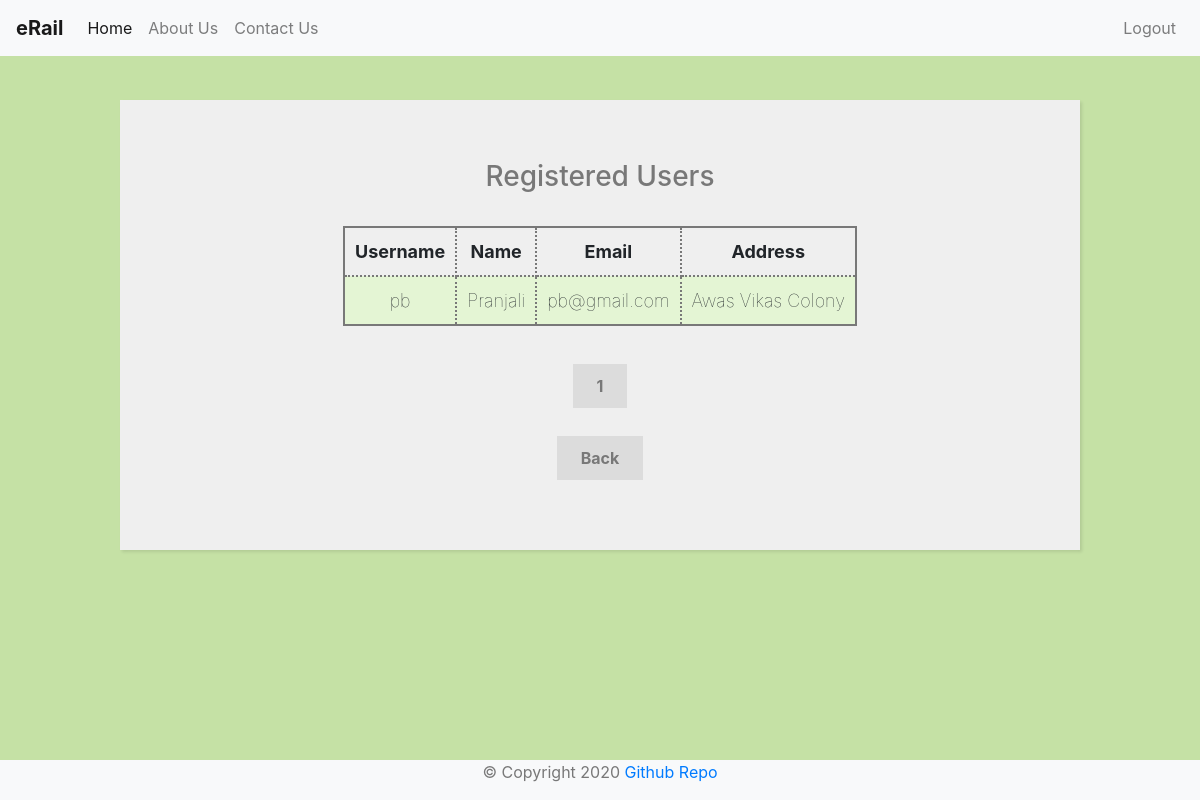
Screenshot of /view-users.php (signed in) with the database file from the repository.
### tables this page shows
CREATE TABLE `user` (
  `username` varchar(50) NOT NULL,
  `name` varchar(50) NOT NULL,
  `email` varchar(50) NOT NULL,
  `address` varchar(128) NOT NULL,
  `password` varchar(50) NOT NULL
);

### template/pagination.php (called while the page is built)
<?php
    $results_per_page = 5;
    $result = $conn->query($sql);
    $number_of_result = $result->num_rows;
    $number_of_page = ceil ($number_of_result / $results_per_page);
    if (!isset ($_GET['page']) ) {
        $page = 1;
    } else {
        $page = $_GET['page'];
    }
    $page_first_result = ($page-1) * $results_per_page;
?>

### view-users.php (the view, shortened to what this page needs)
<?php
    include "config/connection.php";
    $sql = "SELECT * FROM user";
    include "template/pagination.php";
    $sql = "SELECT *FROM user LIMIT " . $page_first_result . ',' . $results_per_page;
    $result = $conn->query($sql);
?>
<!DOCTYPE html>
<html lang="en">
<head>
</head>
<?php include "template/header-name.php" ?>
<div style="margin-top:100px;">
<form style="width: 80%;">
    <h3 class="heading">Registered Users</h3> <br>
    <section>
        <table>
            <tr>
                <th>Username</th>
                <th>Name</th>
                <th>Email</th>
                <th>Address</th>
            </tr>
            <?php
                while($rows=$result->fetch_assoc())
                {
             ?>
            <tr>
                <td><?php echo $rows['username'];?></td>
                <td><?php echo $rows['name'];?></td>
                <td><?php echo $rows['email'];?></td>
                <td><?php echo $rows['address'];?></td>
            </tr>
            <?php
                }
             ?>
        </table>
    </section>
    <br><br>
    <?php for($page = 1; $page<= $number_of_page; $page++) {  ?>
    <?php    echo '<a class="register" href = "view-released-trains.php?page=' . $page . '">' . $page . ' </a>'; ?>
    <?php } ?>
    <br><br><br>
    <a href="admin-page.php" class="register">Back</a>
</form>
</div>
<?php include "template/footer.php" ?>
</html>

### css/style.css (style rules this page uses)
body { background: #C5E1A5; }
form { width: 50%; margin: 60px auto; background: #efefef; padding: 60px 120px 80px 120px; text-align: center; -webkit-box-shadow: 2px 2px 3px rgba(0,0,0,0.1); box-shadow: 2px 2px 3px rgba(0,0,0,0.1); }
.register { background: rgb(220,220,220); font-weight: bold; color: rgb(120,120,120); padding: 12px 24px; }
.heading { color: rgb(120,120,120); }

### view-users.php (style rules this page uses)
table { margin: 0 auto; font-size: large; border: 2px solid rgb(120, 120, 120); }
td { background-color: #E4F5D4; border: 2px solid rgb(120, 120, 120); }
th, td { font-weight: bold; border: 2px dotted rgb(120, 120, 120); padding: 10px; text-align: center; }
td { font-weight: lighter; }

### rows the page displays
user: username "pb", name "Pranjali", email "pb@gmail.com", address "Awas Vikas Colony"
